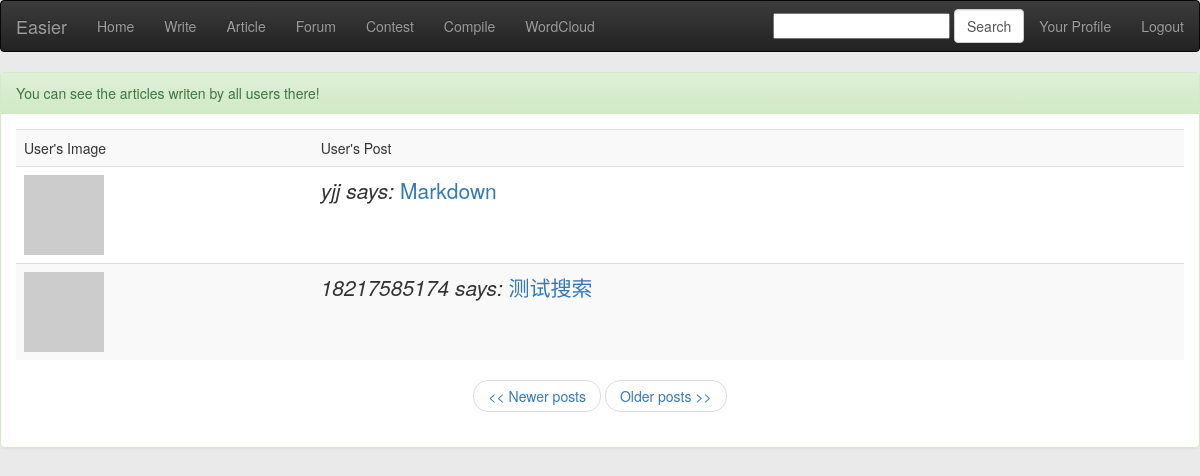
Screenshot of /look (signed in) with the database file from the repository.
### app/models.py (models this page shows, shortened)
class Post(db.Model):
    __searchable__ = ['body', 'title']
    __analyzer__ = ChineseAnalyzer()
    id = db.Column(db.Integer, primary_key=True)
    title = db.Column(db.String(100))
    body = db.Column(db.String(140))
    timestamp = db.Column(db.DateTime)
    user_id = db.Column(db.Integer, db.ForeignKey('user.id'))

class User(db.Model):
    id = db.Column(db.Integer, primary_key=True)
    nickname = db.Column(db.String(64), index=True, unique=True)
    email = db.Column(db.String(120), index=True, unique=True)
    password = db.Column(db.String(120), index=True)
    posts = db.relationship('Post', backref='author', lazy='dynamic')
    cards = db.relationship('Card', backref='participant')
    about_me = db.Column(db.String(140))
    last_seen = db.Column(db.DateTime)
    followed = db.relationship('User',
                               secondary=followers,
                               primaryjoin=(followers.c.follower_id == id),
                               secondaryjoin=(followers.c.followed_id == id),
                               backref=db.backref('followers', lazy='dynamic'),
                               lazy='dynamic')
    is_authenticated = True
    is_active = True
    is_anonymous = False
    def avatar(self, size):
        return 'http://www.gravatar.com/avatar/' + md5(self.email.encode('utf8')).hexdigest() + '?d=mm&s=' + str(size)

### app/views.py (the view)
@app.route('/look')
@app.route('/look/<int:page>')
@login_required
def look(page=1):
    posts = Post.query.order_by(Post.timestamp.desc()).paginate(page, POSTS_PER_PAGE, False)
    return render_template('look.html',
                           posts=posts)

### app/forms.py
class SearchForm(Form):
    search = StringField('search', validators=[DataRequired()])

### app/views.py (called while the page is built)
@app.before_request
def before_request():
    g.user = current_user
    g.search_form = SearchForm()
    if g.user.is_authenticated:
        g.user.last_seen = datetime.utcnow()
        db.session.add(g.user)
        db.session.commit()

@lm.user_loader
def load_user(id):
    return User.query.get(int(id))

### app/templates/look.html
{% extends "base.html" %}
{% block content %}
<div class="panel panel-success">
    <div class="panel-heading">You can see the articles writen by all users there!</div>
    <div class="panel-body">
        <table class="table table-striped table-hover">
            <tr>
                <td>User's Image</td>
                <td>User's Post</td>
            </tr>
            {% for post in posts.items %}
                {% include 'post.html' %}
            {% endfor %}
        </table>
        <nav>
            <ul class="pager">
        {% if posts.has_prev %}<li><a href="{{ url_for('look', page = posts.prev_num) }}"><< Newer posts</a></li>{% else %}<li><a href="#"><< Newer posts</a></li>{% endif %}
        {% if posts.has_next %}<li><a href="{{ url_for('look', page = posts.next_num) }}">Older posts >></a></li>{% else %}<li><a href="#">Older posts >></a></li>{% endif %}
            </ul>
        </nav>
    </div>
</div>
{% endblock %}

### app/templates/post.html
    <tr class="lead">
        <td><a href="{{ url_for('user', nickname = post.author.nickname) }}"><img src="{{post.author.avatar(50)}}"></a></td>
        <td><i>{{post.author.nickname}} says:</i>
        <a href="{{ url_for('article', pk = post.id) }}">{{post.title}}</a></td>
    </tr>

### rows the page displays
Post: author.nickname "yjj", title "Markdown"
Post: author.nickname "18217585174", title "测试搜索"
